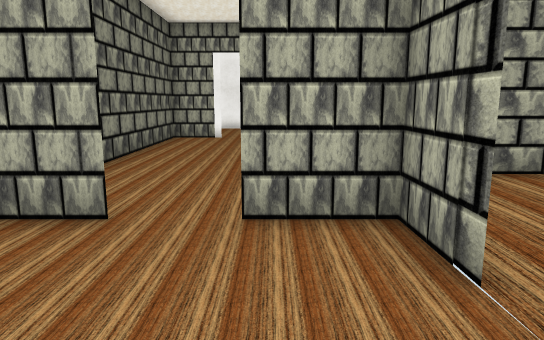
View 1 (above)

17 first-person views from a walk through a Unity game level. The camera is 1.3 m above the floor, tilts 10° down and sees 70° across. Doors are open. The floor is counted in squares, 1 m on a side. Each view is taken from the middle of a square. On the plan, view 1 faces up. The plan holds only what a view shows up to about 16 squares ahead; the rest is blank. The player character is not drawn. Some surface patterns are stand-ins.

View 2
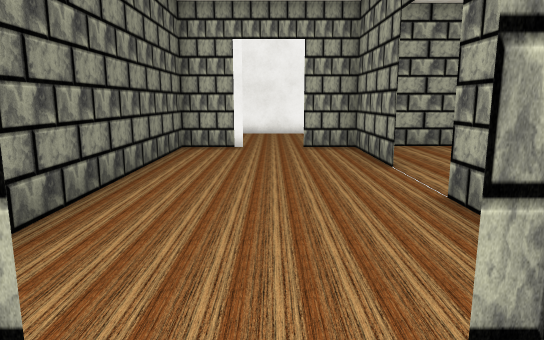

View 3
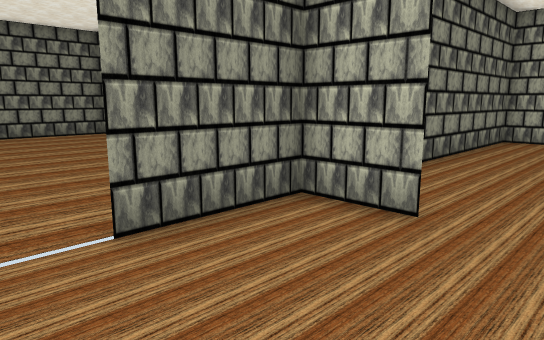

View 4
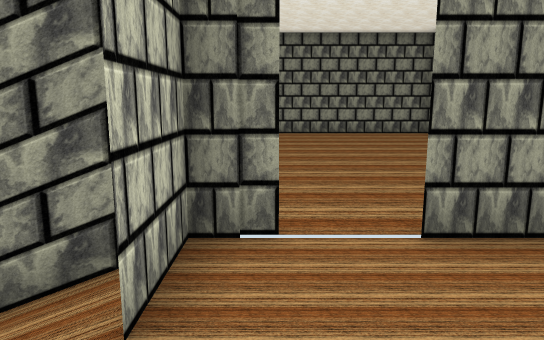

View 5
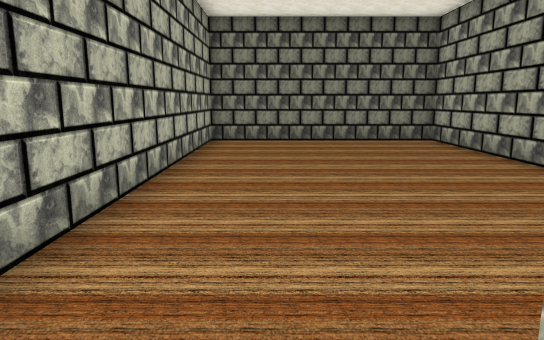

View 6
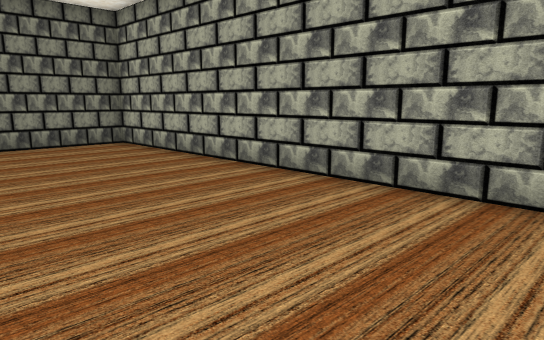

View 7
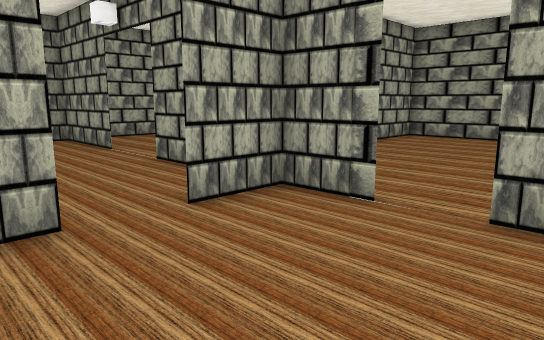

View 8
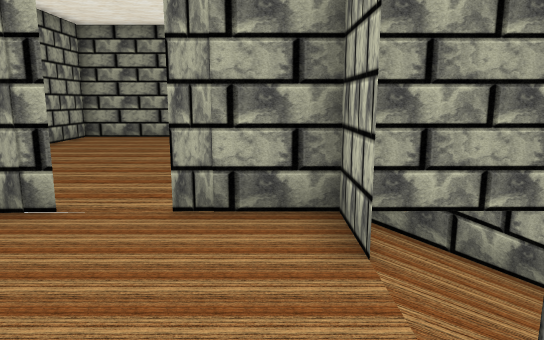

View 9
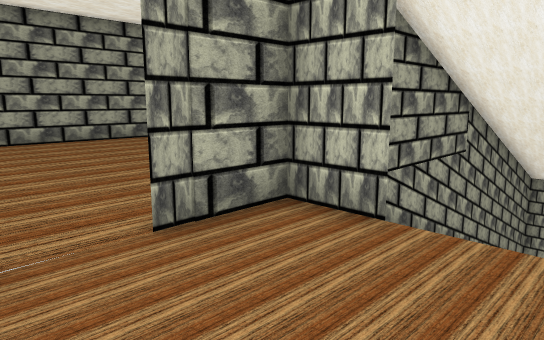

View 10
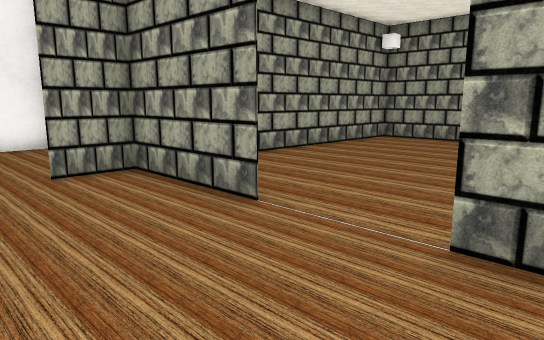

View 11
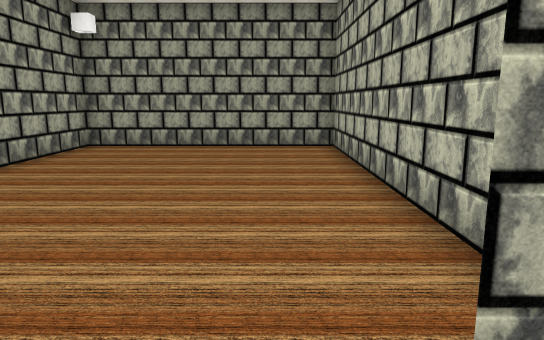

View 12
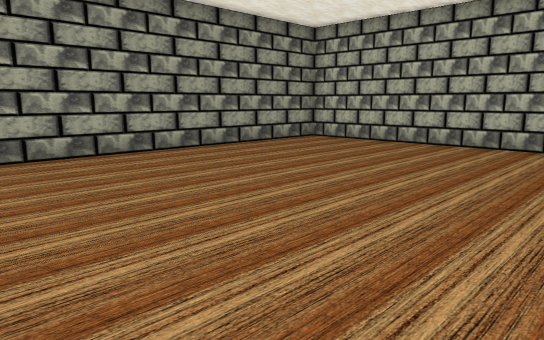

View 13
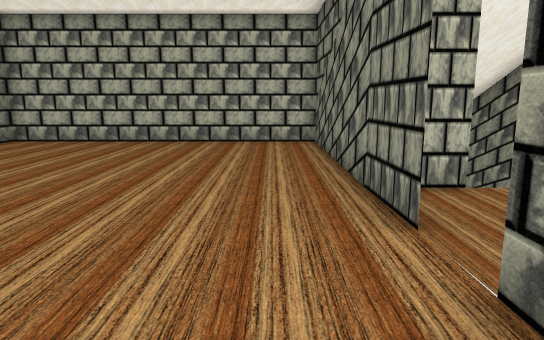

View 14
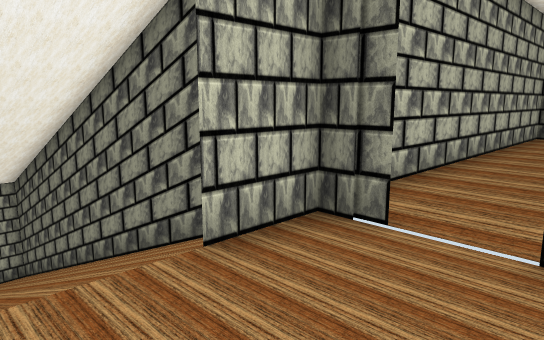

View 15
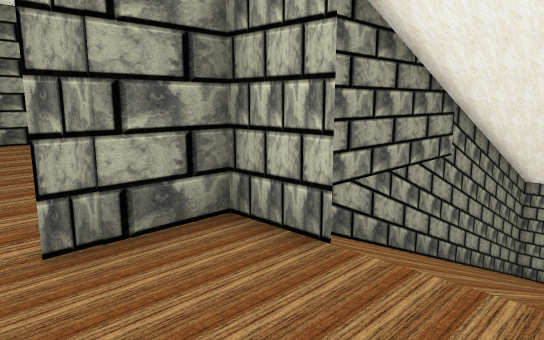

View 16
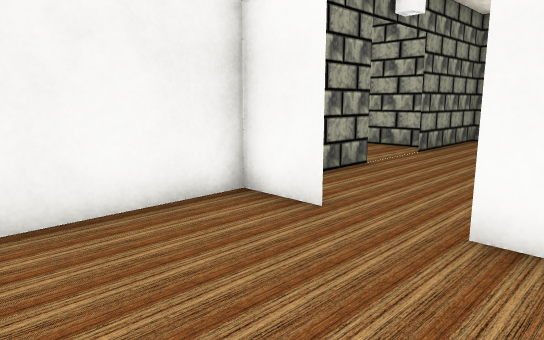

View 17
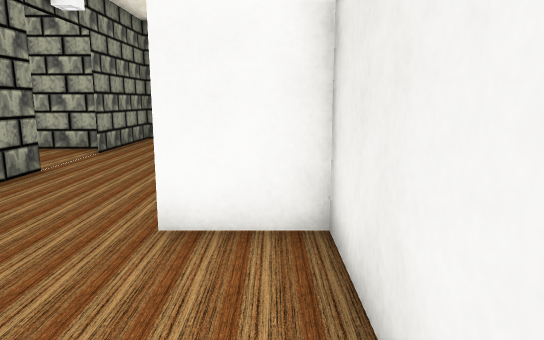

### Floor plan
Key: @ floor where view 1 was taken; # wall or solid block; . floor; / step, stairs or slope; D open door; T thing the floor can be seen under or through.
Columns run from 16 left of view 1 to 12 right of it. Each row starts with its distance up from view 1.
 19               ####
 18              .....
 17             # ....#
 16             #.....#
 15             #.....###########
 14             ###.###......DD.#
 13             #....#.......DD.#
 12             #....#..........#
 11             #....#..........#
 10             #...............#
  9             #...............#
  8             #....#..........#
  7 #############....############
  6 #........... ....# ..  .....#
  5 #........... ....# .........#
  4 #...........###DD#..........#
  3 #...........T....#......... #
  2 #...........T...............#
  1 #.................#.........#
  0 #...........T...@.#.........#
 -1 ########### TT#//##.........#
 -2             #/////#.........#
 -3             #/////#.........#
 -4             #/////#.........#
 -5             #/////#.........#
 -6             #/////#.........#
 -7             #/////#.........#
 -8             #// //###########
 -9             #// //#
-10             #// //#
-11             #// //#
-12             #/   /#
-13             #/    #
-14             #/    #
-15             #/    #
-16             ##   ##

Where each view was taken, in squares from view 1:
view 1: 0 up, 0 right, facing up
view 2: 3 up, 1 left, facing up
view 3: 0 up, 0 right, facing up-left
view 4: 0 up, 0 right, facing left
view 5: 1 up, 3 left, facing left
view 6: 1 up, 4 left, facing up-left
view 7: 0 up, 3 left, facing up-right
view 8: 0 up, 3 left, facing right
view 9: 3 up, 2 left, facing down-right
view 10: 7 up, 2 left, facing up-right
view 11: 9 up, 0 right, facing right
view 12: 4 up, 2 right, facing down-right
view 13: 5 up, 3 right, facing down
view 14: 2 up, 0 right, facing down-left
view 15: 2 up, 2 left, facing down-right
view 16: 18 up, 3 left, facing down-right
view 17: 18 up, 3 left, facing down
